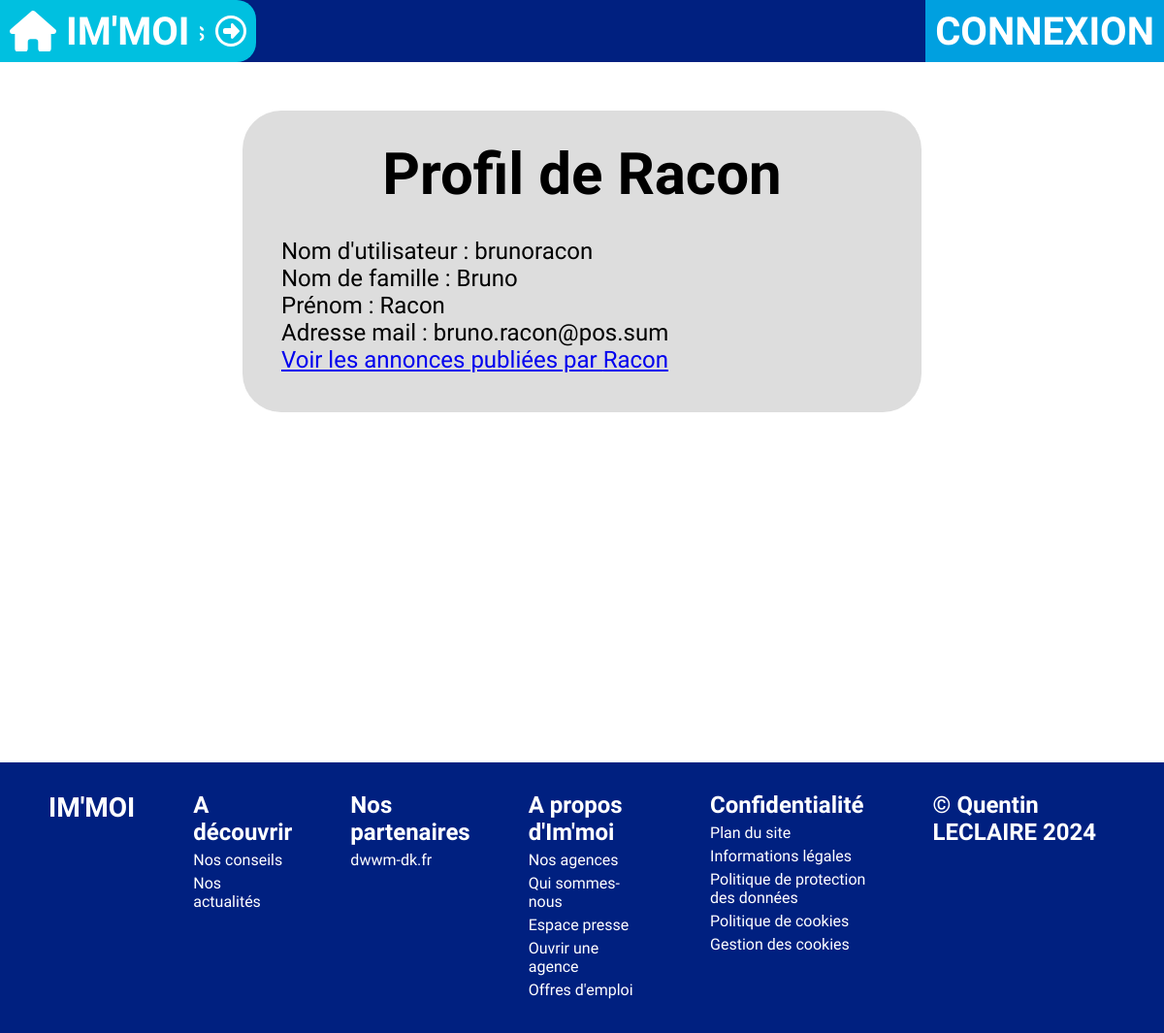
/profil/1, run on an earlier commit of the app's database.
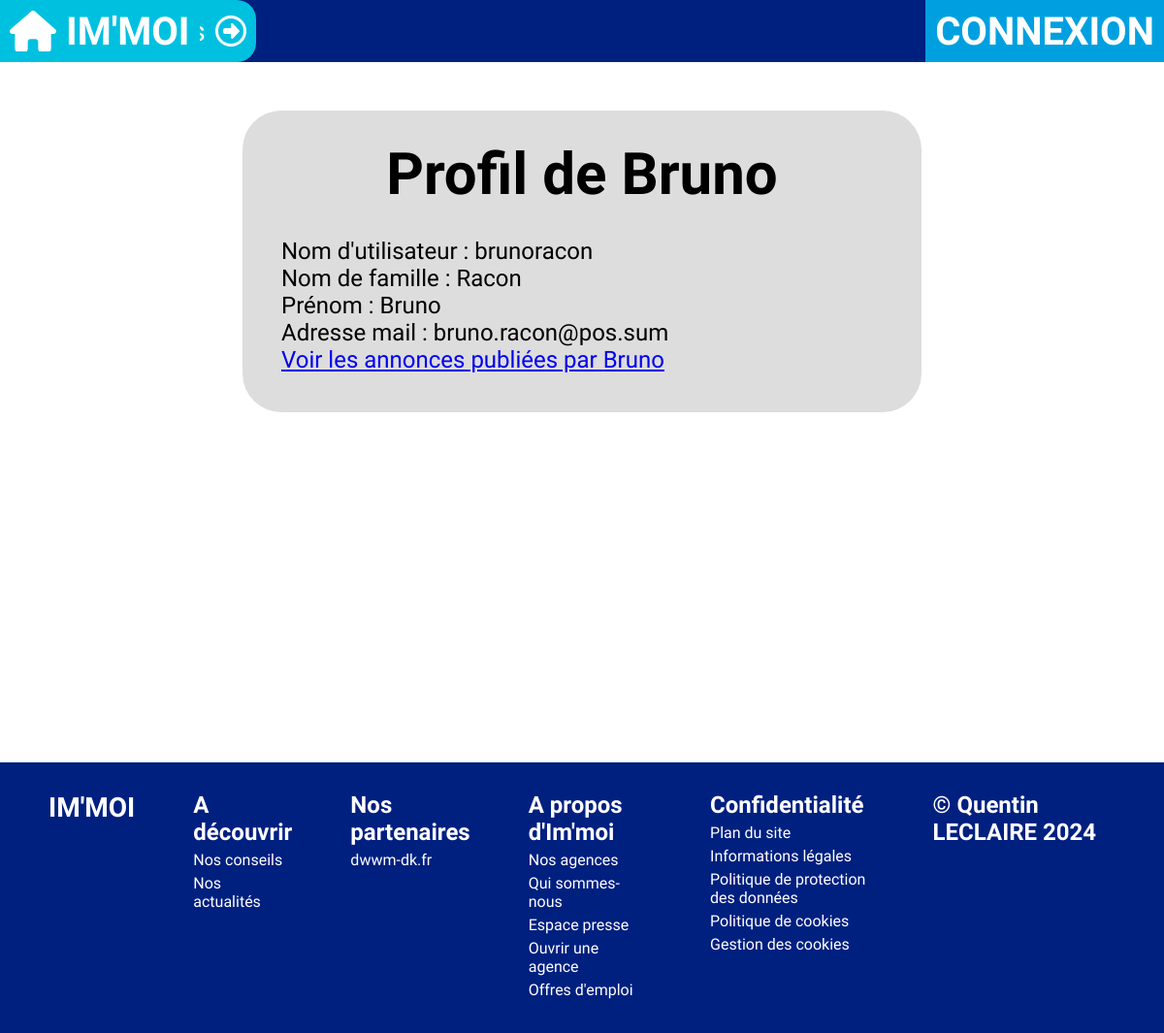
And on a later commit of the database.
### tables this page shows
CREATE TABLE utilisateur(
idUtilisateur int(11) NOT NULL,
username varchar(32) NOT NULL,
password varchar(64) NOT NULL,
nom varchar(40),
prenom varchar(40),
telephone varchar(20),
email varchar(80) NOT NULL,
idAdresse int(11),
estAgent boolean,
agence int(11)
);

### Models/managers/UtilisateurManager.php (called while the page is built, shortened)
<?php
require_once "Models/data/Utilisateur.class.php";
require_once "Models/Model.class.php";
class UtilisateurManager extends BDConnexion
{
    private $userlist = [];
    public function ajoutUtilisateur($utilisateur)
    {
        $this->userlist[] = $utilisateur;
    }
    public function chargementUserlist()
    {
        $req = $this->getBDD()->prepare('SELECT * FROM utilisateur');
        $req->execute();
        $listeUtilisateur = $req->fetchAll(PDO::FETCH_ASSOC);
    }
    public function getUserById($id)
    {
        for ($i = 0; $i < count($this->userlist); $i++) {
            if ($this->userlist[$i]->getId() == $id) {
                return $this->userlist[$i];
            }
        }
    }
}

### Models/Model.class.php (called while the page is built, shortened)
<?php
abstract class BDConnexion{
    private static $pdo;
    private static function setBDD(){
        self::$pdo = new PDO('mysql:host=localhost;dbname=immoi;port=3308;charset=utf8', 'root', '');
        self::$pdo->setAttribute(PDO::ATTR_ERRMODE, PDO::ERRMODE_WARNING);
    }
    protected function getBDD(){
        return self::$pdo;
    }
}

### Models/data/Utilisateur.class.php (called while the page is built, shortened)
<?php
class Utilisateur{
    public function getId()               {return $this->idUtilisateur;}
    public function getUsername()         {return $this->username;}
    public function getNom()              {return $this->nom;}
    public function getPrenom()           {return $this->prenom;}
    public function getEmail()            {return $this->email;}
}

### Views/BD/profil.view.php (the view, shortened to what this page needs)
<?php ob_start();
$monprofil = (isset($_SESSION["user"]) && $_SESSION["user"]["id"] == $user->getId()) ? true : false;
$qualif = (null !== $user->getPrenom()) ? $user->getPrenom() : $user->getUsername();
?>
<section class="content contentcenter">
    <div class="profil">
        <h2><?= ($monprofil) ? "Mon profil" : "Profil de " . $qualif; ?></h2>
        <p>Nom d'utilisateur : <?=$user->getUsername();?></p>
        <p><?= ($user->getNom() != "") ? "Nom de famille : ".$user->getNom() : ""?></p>
        <p><?= ($user->getPrenom() != "") ? "Prénom : ".$user->getPrenom() : ""?></p>
        <p><?= ($user->getEmail() != "") ? "Adresse mail : ".$user->getEmail() : ""?></p>
        <p><a href="/profil/<?= $user->getId() ?>/offres"><?= ($monprofil) ? "Mes annonces" : "Voir les annonces publiées par " . $qualif; ?></a></p>
    </div>
</section>
<?php
require "Views/template.php";

What changed in the data, as far as the page shows it:
changed utilisateur "Bruno": prenom "Racon" → "Bruno"; nom "Bruno" → "Racon"
